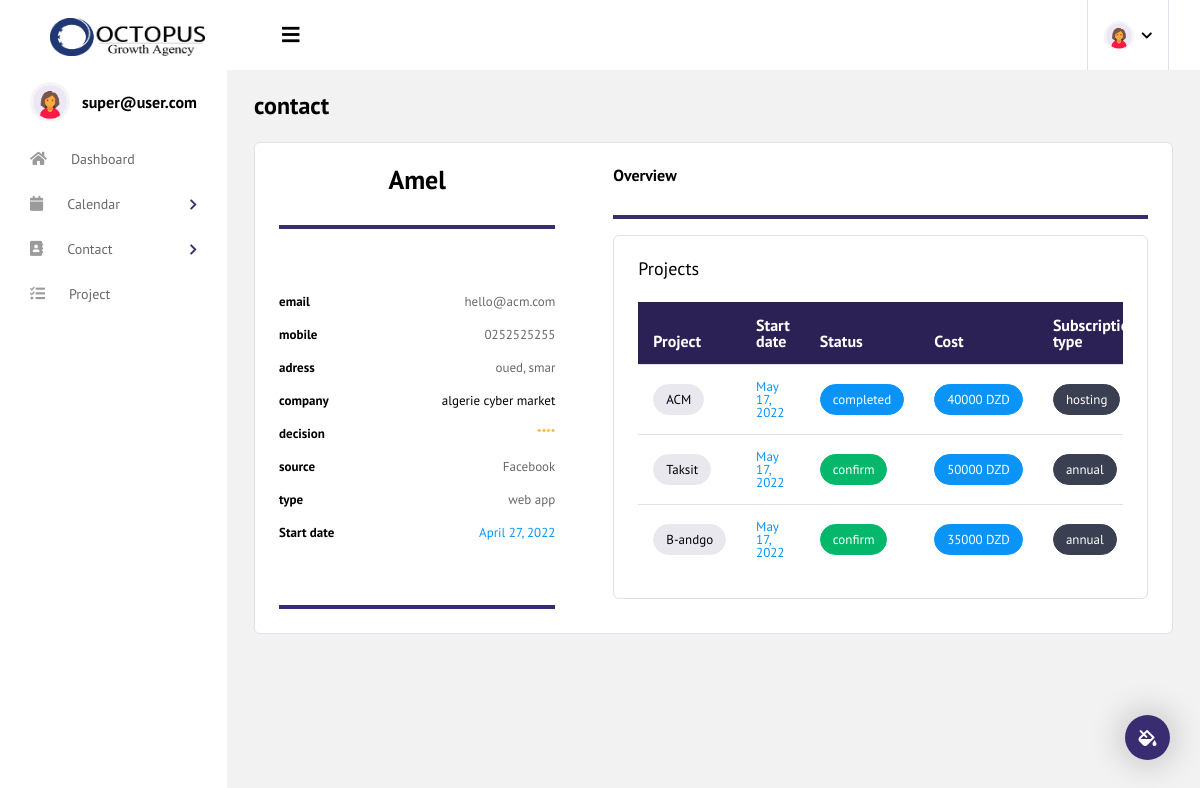
Before: /contact/clientdetail/1/ (signed in) with the older database file.
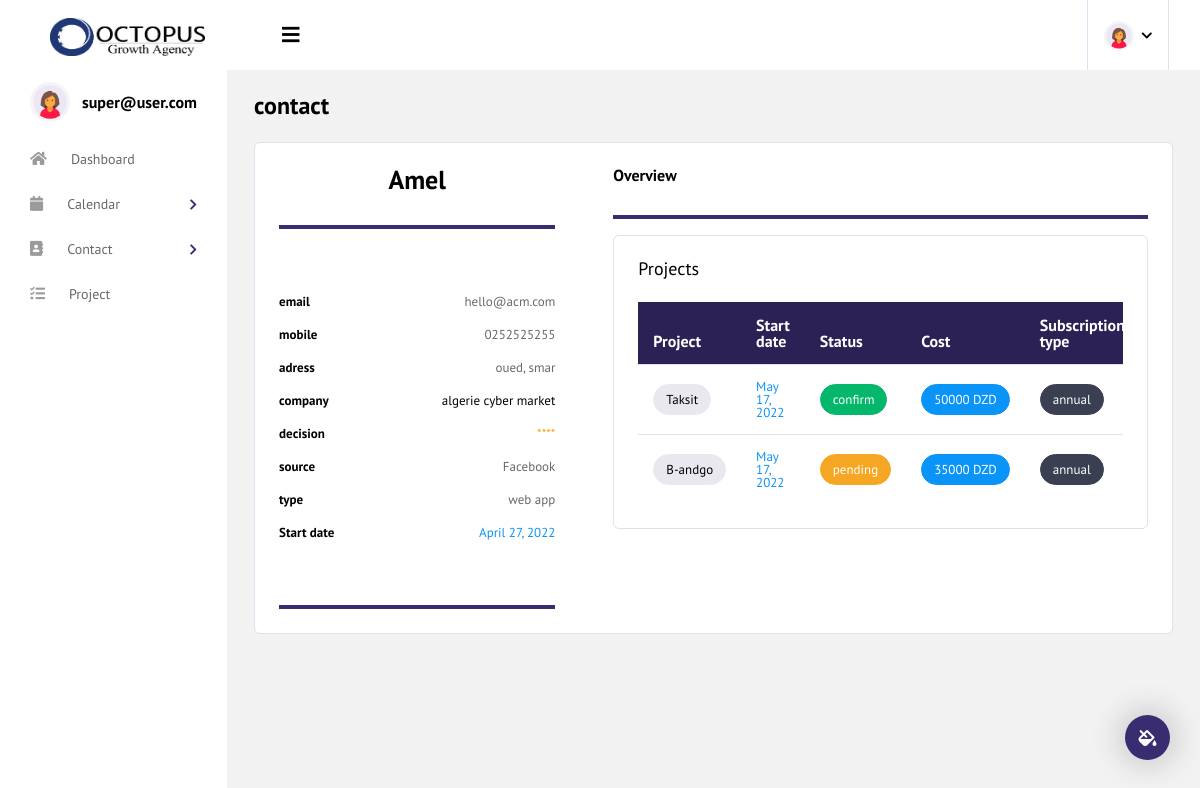
After: the same page with the newer database file.
### project/models.py (models this page shows, shortened)
class Project (models.Model):
    name                    = models.CharField(max_length=254, blank=True)
    company                 = models.ForeignKey(Company, blank=True, null=True, on_delete=models.CASCADE)
    manager                 = models.ForeignKey(Employee, blank=True, null=True, on_delete=models.CASCADE)
    started_date            = models.DateField(blank=True, null=True)
    deadline                = models.DateField(blank=True, null=True)
    project_type            = models.CharField(choices=PROJECT_TYPE_CHOICES, max_length=2, blank=True, null=True)
    contract                = models.CharField(choices=CONTRACT_TYPE_CHOICES, max_length=2, blank=True, null=True)
    contract_expiration     = models.DateField(blank=True, null=True)
    cost                    = models.DecimalField(max_digits=20 , decimal_places=0, blank=True, null=True)
    status                  = models.CharField(choices=STATUS_TYPE_CHOICES, max_length=2, blank=True, null=True)
    description             = tinymce_models.HTMLField( blank=True, null=True)

### contact/views.py (the view)
# urls.py: path('clientdetail/<int:pk>/', login_required(ClientDetailView.as_view()), name="clientdetail"),
class ClientDetailView(RedirectPermissionRequiredMixin, DetailView):
    model = Employee
    template_name= "client_detail.html"
    permission_required= 'contact.view_employee'
    def get_context_data(self, **kwargs):
        context = super(ClientDetailView, self).get_context_data(**kwargs)
        employee_id = self.get_object().id
        context["projects"] = Project.objects.all()
        context["client_projects"] = Project.objects.filter(manager=employee_id)
        return context

### contact/models.py (called while the page is built)
    def __str__(self):
        return self.name

### contact/templates/client_detail.html (shortened to what the changed rows need)
{% extends "base.html" %}
{% load static %}
{% block content %}
<div class="content-wrapper">
  <div class="row">
    <div class="col-12">
      <div class="card">
        <div class="card-body">
          <div class="row">
            <div class="col-lg-8 pl-lg-5">
              <div class="profile-feed">
                  <div class="card">
                    <div class="card-body">
                      <div class="table-responsive">
                        <table class="table">
                          <thead style="background-color: #2b2155; color:#fff;">
                            <tr>
                              <th>Project</th>
                              <th>Start date</th>
                              <th>Status</th>
                              <th>Cost</th>
                              <th>Subscription type</th>
                            </tr>
                          </thead>
                          <tbody>
                            {% for project in client_projects %}
                            <tr role="row" class="odd">
                                    <td > <span class="badge badge-pill badge-light"><a href="{% url 'project:projectdetail' project.pk %}" style=" text-decoration:none; color:black;"> {{project.name}} </span></td>
                                    <td> <span  class="d-block text-info">{{project.started_date}}</span></td>
                                    <td>
                                      {% if project.get_status_display == 'confirm' %}
                                          <span class="badge badge-pill badge-success"> {{project.get_status_display}}</span>
                                      {% elif project.get_status_display == 'completed' %}
                                          <span class="badge badge-pill badge-info">{{project.get_status_display}}</span>
                                      {% else  %}
                                           <span class="badge badge-pill badge-warning">{{project.get_status_display}}</span>
                                      {% endif %}</td>
                                    <td><span class=" badge badge-pill badge-info">{{project.cost}} DZD </span></td>
                                    <td><span  class="badge badge-pill badge-dark">{{project.get_contract_display}}</span></td>
                                </tr>
                            {% endfor %}
                          </tbody>
                        </table>
                      </div>
                    </div>
                  </div>
                </div>
              </div>
            </div>
          </div>
        </div>
      </div>
    </div>
  </div>
</div>
{% endblock content %}

Changed rows visible on the page:
no longer on this page (row edited): Project: name "ACM", started_date "May 17, 2022", status "completed", cost "40000", contract "hosting"
changed Project "B-andgo": status "confirm" → "pending"
